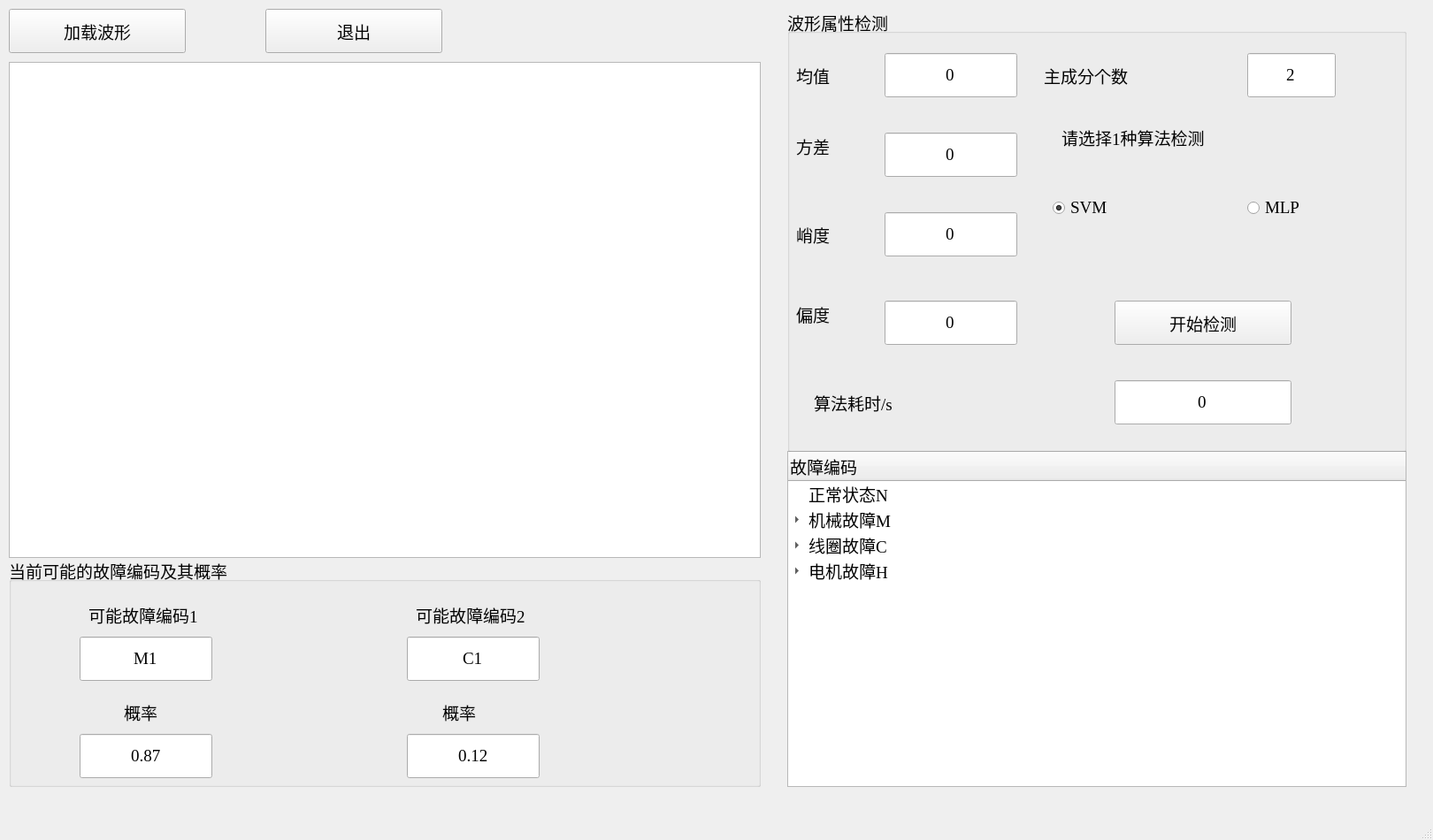
<?xml version="1.0" encoding="UTF-8"?>
<ui version="4.0">
 <class>QMyMCCB</class>
 <widget class="QMainWindow" name="QMyMCCB">
  <property name="geometry">
   <rect>
    <x>0</x>
    <y>0</y>
    <width>1620</width>
    <height>950</height>
   </rect>
  </property>
  <property name="minimumSize">
   <size>
    <width>1620</width>
    <height>950</height>
   </size>
  </property>
  <property name="font">
   <font>
    <family>Times New Roman</family>
    <pointsize>14</pointsize>
   </font>
  </property>
  <property name="windowTitle">
   <string>QMyMCCB</string>
  </property>
  <widget class="QWidget" name="centralwidget">
   <widget class="QPushButton" name="LoadData">
    <property name="geometry">
     <rect>
      <x>10</x>
      <y>10</y>
      <width>200</width>
      <height>50</height>
     </rect>
    </property>
    <property name="minimumSize">
     <size>
      <width>200</width>
      <height>30</height>
     </size>
    </property>
    <property name="text">
     <string>加载波形</string>
    </property>
   </widget>
   <widget class="QPushButton" name="Exit">
    <property name="geometry">
     <rect>
      <x>300</x>
      <y>10</y>
      <width>200</width>
      <height>50</height>
     </rect>
    </property>
    <property name="minimumSize">
     <size>
      <width>150</width>
      <height>30</height>
     </size>
    </property>
    <property name="text">
     <string>退出</string>
    </property>
   </widget>
   <widget class="QChartView" name="graphicsView">
    <property name="geometry">
     <rect>
      <x>10</x>
      <y>70</y>
      <width>850</width>
      <height>561</height>
     </rect>
    </property>
    <property name="minimumSize">
     <size>
      <width>850</width>
      <height>560</height>
     </size>
    </property>
   </widget>
   <widget class="QTreeWidget" name="treeWidget">
    <property name="geometry">
     <rect>
      <x>890</x>
      <y>510</y>
      <width>700</width>
      <height>380</height>
     </rect>
    </property>
    <property name="minimumSize">
     <size>
      <width>700</width>
      <height>380</height>
     </size>
    </property>
    <column>
     <property name="text">
      <string>故障编码</string>
     </property>
    </column>
    <item>
     <property name="text">
      <string>正常状态N</string>
     </property>
    </item>
    <item>
     <property name="text">
      <string>机械故障M</string>
     </property>
     <item>
      <property name="text">
       <string>M1铁芯卡涩</string>
      </property>
     </item>
     <item>
      <property name="text">
       <string>M2铁芯行程不足</string>
      </property>
     </item>
     <item>
      <property name="text">
       <string>M3顶杆阻力异常</string>
      </property>
     </item>
     <item>
      <property name="text">
       <string>M4合闸不同期</string>
      </property>
     </item>
     <item>
      <property name="text">
       <string>M5绝缘拉杆松动</string>
      </property>
     </item>
     <item>
      <property name="text">
       <string>M6分闸弹簧卡涩</string>
      </property>
     </item>
     <item>
      <property name="text">
       <string>M7虚假合闸</string>
      </property>
     </item>
     <item>
      <property name="text">
       <string>M8分闸不彻底</string>
      </property>
     </item>
     <item>
      <property name="text">
       <string>M9传动齿轮卡涩</string>
      </property>
     </item>
     <item>
      <property name="text">
       <string>M10触头超行程</string>
      </property>
     </item>
    </item>
    <item>
     <property name="text">
      <string>线圈故障C</string>
     </property>
     <item>
      <property name="text">
       <string>C1线圈过压</string>
      </property>
     </item>
     <item>
      <property name="text">
       <string>C2线圈欠压</string>
      </property>
     </item>
     <item>
      <property name="text">
       <string>C3线圈卡涩</string>
      </property>
     </item>
     <item>
      <property name="text">
       <string>C4线圈老化</string>
      </property>
     </item>
     <item>
      <property name="text">
       <string>C5线圈匝间短路</string>
      </property>
     </item>
     <item>
      <property name="text">
       <string>C6线圈断线</string>
      </property>
     </item>
    </item>
    <item>
     <property name="text">
      <string>电机故障H</string>
     </property>
     <item>
      <property name="text">
       <string>H1储能弹簧卡涩</string>
      </property>
     </item>
     <item>
      <property name="text">
       <string>H2摇动手柄故障</string>
      </property>
     </item>
     <item>
      <property name="text">
       <string>H3储能弹簧脱落</string>
      </property>
     </item>
     <item>
      <property name="text">
       <string>H4储能电源故障</string>
      </property>
     </item>
     <item>
      <property name="text">
       <string>H5储能电机老化</string>
      </property>
     </item>
     <item>
      <property name="text">
       <string>H6储能电机过载</string>
      </property>
     </item>
     <item>
      <property name="text">
       <string>H7储能开关故障</string>
      </property>
     </item>
     <item>
      <property name="text">
       <string>H8储能马达异常</string>
      </property>
     </item>
    </item>
   </widget>
   <widget class="QGroupBox" name="groupBox">
    <property name="geometry">
     <rect>
      <x>10</x>
      <y>630</y>
      <width>850</width>
      <height>260</height>
     </rect>
    </property>
    <property name="minimumSize">
     <size>
      <width>850</width>
      <height>260</height>
     </size>
    </property>
    <property name="title">
     <string>当前可能的故障编码及其概率</string>
    </property>
    <widget class="QLineEdit" name="code1">
     <property name="geometry">
      <rect>
       <x>80</x>
       <y>90</y>
       <width>150</width>
       <height>50</height>
      </rect>
     </property>
     <property name="minimumSize">
      <size>
       <width>150</width>
       <height>50</height>
      </size>
     </property>
     <property name="text">
      <string>M1</string>
     </property>
     <property name="alignment">
      <set>Qt::AlignCenter</set>
     </property>
    </widget>
    <widget class="QLabel" name="label_2">
     <property name="geometry">
      <rect>
       <x>90</x>
       <y>40</y>
       <width>150</width>
       <height>50</height>
      </rect>
     </property>
     <property name="minimumSize">
      <size>
       <width>150</width>
       <height>30</height>
      </size>
     </property>
     <property name="text">
      <string>可能故障编码1</string>
     </property>
    </widget>
    <widget class="QLabel" name="label_5">
     <property name="geometry">
      <rect>
       <x>490</x>
       <y>150</y>
       <width>150</width>
       <height>50</height>
      </rect>
     </property>
     <property name="minimumSize">
      <size>
       <width>150</width>
       <height>50</height>
      </size>
     </property>
     <property name="text">
      <string>概率</string>
     </property>
    </widget>
    <widget class="QLabel" name="label_4">
     <property name="geometry">
      <rect>
       <x>130</x>
       <y>150</y>
       <width>150</width>
       <height>50</height>
      </rect>
     </property>
     <property name="minimumSize">
      <size>
       <width>150</width>
       <height>50</height>
      </size>
     </property>
     <property name="text">
      <string>概率</string>
     </property>
    </widget>
    <widget class="QLineEdit" name="prob2">
     <property name="geometry">
      <rect>
       <x>450</x>
       <y>200</y>
       <width>150</width>
       <height>50</height>
      </rect>
     </property>
     <property name="minimumSize">
      <size>
       <width>150</width>
       <height>50</height>
      </size>
     </property>
     <property name="text">
      <string>0.12</string>
     </property>
     <property name="alignment">
      <set>Qt::AlignCenter</set>
     </property>
    </widget>
    <widget class="QLabel" name="label_3">
     <property name="geometry">
      <rect>
       <x>460</x>
       <y>40</y>
       <width>150</width>
       <height>50</height>
      </rect>
     </property>
     <property name="minimumSize">
      <size>
       <width>150</width>
       <height>30</height>
      </size>
     </property>
     <property name="text">
      <string>可能故障编码2</string>
     </property>
    </widget>
    <widget class="QLineEdit" name="prob1">
     <property name="geometry">
      <rect>
       <x>80</x>
       <y>200</y>
       <width>150</width>
       <height>50</height>
      </rect>
     </property>
     <property name="minimumSize">
      <size>
       <width>150</width>
       <height>50</height>
      </size>
     </property>
     <property name="text">
      <string>0.87</string>
     </property>
     <property name="alignment">
      <set>Qt::AlignCenter</set>
     </property>
    </widget>
    <widget class="QLineEdit" name="code2">
     <property name="geometry">
      <rect>
       <x>450</x>
       <y>90</y>
       <width>150</width>
       <height>50</height>
      </rect>
     </property>
     <property name="minimumSize">
      <size>
       <width>150</width>
       <height>50</height>
      </size>
     </property>
     <property name="text">
      <string>C1</string>
     </property>
     <property name="alignment">
      <set>Qt::AlignCenter</set>
     </property>
    </widget>
   </widget>
   <widget class="QGroupBox" name="groupBox_2">
    <property name="geometry">
     <rect>
      <x>890</x>
      <y>10</y>
      <width>700</width>
      <height>501</height>
     </rect>
    </property>
    <property name="minimumSize">
     <size>
      <width>550</width>
      <height>300</height>
     </size>
    </property>
    <property name="title">
     <string>波形属性检测</string>
    </property>
    <widget class="QPushButton" name="StartTest">
     <property name="geometry">
      <rect>
       <x>370</x>
       <y>330</y>
       <width>200</width>
       <height>50</height>
      </rect>
     </property>
     <property name="minimumSize">
      <size>
       <width>200</width>
       <height>50</height>
      </size>
     </property>
     <property name="text">
      <string>开始检测</string>
     </property>
    </widget>
    <widget class="QLineEdit" name="n_components">
     <property name="geometry">
      <rect>
       <x>520</x>
       <y>50</y>
       <width>100</width>
       <height>50</height>
      </rect>
     </property>
     <property name="minimumSize">
      <size>
       <width>60</width>
       <height>50</height>
      </size>
     </property>
     <property name="text">
      <string>2</string>
     </property>
     <property name="alignment">
      <set>Qt::AlignCenter</set>
     </property>
    </widget>
    <widget class="QRadioButton" name="SVM">
     <property name="geometry">
      <rect>
       <x>300</x>
       <y>200</y>
       <width>150</width>
       <height>50</height>
      </rect>
     </property>
     <property name="minimumSize">
      <size>
       <width>150</width>
       <height>50</height>
      </size>
     </property>
     <property name="text">
      <string>SVM</string>
     </property>
     <property name="checked">
      <bool>true</bool>
     </property>
    </widget>
    <widget class="QLabel" name="label_11">
     <property name="geometry">
      <rect>
       <x>310</x>
       <y>120</y>
       <width>330</width>
       <height>50</height>
      </rect>
     </property>
     <property name="minimumSize">
      <size>
       <width>330</width>
       <height>50</height>
      </size>
     </property>
     <property name="text">
      <string>请选择1种算法检测</string>
     </property>
    </widget>
    <widget class="QLineEdit" name="lineEdit_6">
     <property name="geometry">
      <rect>
       <x>110</x>
       <y>140</y>
       <width>150</width>
       <height>50</height>
      </rect>
     </property>
     <property name="minimumSize">
      <size>
       <width>150</width>
       <height>50</height>
      </size>
     </property>
     <property name="text">
      <string>0</string>
     </property>
     <property name="alignment">
      <set>Qt::AlignCenter</set>
     </property>
    </widget>
    <widget class="QRadioButton" name="MLP">
     <property name="geometry">
      <rect>
       <x>520</x>
       <y>200</y>
       <width>150</width>
       <height>50</height>
      </rect>
     </property>
     <property name="minimumSize">
      <size>
       <width>150</width>
       <height>50</height>
      </size>
     </property>
     <property name="text">
      <string>MLP</string>
     </property>
    </widget>
    <widget class="QLabel" name="RMSlabel">
     <property name="geometry">
      <rect>
       <x>10</x>
       <y>130</y>
       <width>80</width>
       <height>50</height>
      </rect>
     </property>
     <property name="minimumSize">
      <size>
       <width>80</width>
       <height>50</height>
      </size>
     </property>
     <property name="text">
      <string>方差</string>
     </property>
    </widget>
    <widget class="QLineEdit" name="qiaodu">
     <property name="geometry">
      <rect>
       <x>110</x>
       <y>230</y>
       <width>150</width>
       <height>50</height>
      </rect>
     </property>
     <property name="minimumSize">
      <size>
       <width>150</width>
       <height>50</height>
      </size>
     </property>
     <property name="text">
      <string>0</string>
     </property>
     <property name="alignment">
      <set>Qt::AlignCenter</set>
     </property>
    </widget>
    <widget class="QLabel" name="qiaodulabel">
     <property name="geometry">
      <rect>
       <x>10</x>
       <y>230</y>
       <width>80</width>
       <height>50</height>
      </rect>
     </property>
     <property name="minimumSize">
      <size>
       <width>80</width>
       <height>50</height>
      </size>
     </property>
     <property name="text">
      <string>峭度</string>
     </property>
    </widget>
    <widget class="QLabel" name="piandulabel">
     <property name="geometry">
      <rect>
       <x>10</x>
       <y>320</y>
       <width>80</width>
       <height>50</height>
      </rect>
     </property>
     <property name="minimumSize">
      <size>
       <width>80</width>
       <height>50</height>
      </size>
     </property>
     <property name="text">
      <string>偏度</string>
     </property>
    </widget>
    <widget class="QLineEdit" name="AVA">
     <property name="geometry">
      <rect>
       <x>110</x>
       <y>50</y>
       <width>150</width>
       <height>50</height>
      </rect>
     </property>
     <property name="minimumSize">
      <size>
       <width>150</width>
       <height>50</height>
      </size>
     </property>
     <property name="text">
      <string>0</string>
     </property>
     <property name="alignment">
      <set>Qt::AlignCenter</set>
     </property>
    </widget>
    <widget class="QLineEdit" name="piandu">
     <property name="geometry">
      <rect>
       <x>110</x>
       <y>330</y>
       <width>150</width>
       <height>50</height>
      </rect>
     </property>
     <property name="minimumSize">
      <size>
       <width>150</width>
       <height>50</height>
      </size>
     </property>
     <property name="text">
      <string>0</string>
     </property>
     <property name="alignment">
      <set>Qt::AlignCenter</set>
     </property>
    </widget>
    <widget class="QLabel" name="AVAlabel">
     <property name="geometry">
      <rect>
       <x>10</x>
       <y>50</y>
       <width>80</width>
       <height>50</height>
      </rect>
     </property>
     <property name="minimumSize">
      <size>
       <width>80</width>
       <height>50</height>
      </size>
     </property>
     <property name="text">
      <string>均值</string>
     </property>
    </widget>
    <widget class="QLabel" name="n_conponents_label">
     <property name="geometry">
      <rect>
       <x>290</x>
       <y>50</y>
       <width>200</width>
       <height>50</height>
      </rect>
     </property>
     <property name="minimumSize">
      <size>
       <width>150</width>
       <height>50</height>
      </size>
     </property>
     <property name="text">
      <string>主成分个数</string>
     </property>
    </widget>
    <widget class="QLabel" name="piandulabel_2">
     <property name="geometry">
      <rect>
       <x>30</x>
       <y>420</y>
       <width>330</width>
       <height>50</height>
      </rect>
     </property>
     <property name="minimumSize">
      <size>
       <width>80</width>
       <height>50</height>
      </size>
     </property>
     <property name="text">
      <string>算法耗时/s</string>
     </property>
    </widget>
    <widget class="QLineEdit" name="consumetime">
     <property name="geometry">
      <rect>
       <x>370</x>
       <y>420</y>
       <width>200</width>
       <height>50</height>
      </rect>
     </property>
     <property name="minimumSize">
      <size>
       <width>200</width>
       <height>50</height>
      </size>
     </property>
     <property name="text">
      <string>0</string>
     </property>
     <property name="alignment">
      <set>Qt::AlignCenter</set>
     </property>
    </widget>
   </widget>
  </widget>
  <widget class="QMenuBar" name="menubar">
   <property name="geometry">
    <rect>
     <x>0</x>
     <y>0</y>
     <width>1620</width>
     <height>27</height>
    </rect>
   </property>
  </widget>
  <widget class="QStatusBar" name="statusbar"/>
 </widget>
 <customwidgets>
  <customwidget>
   <class>QChartView</class>
   <extends>QGraphicsView</extends>
   <header location="global">QChartView.h</header>
  </customwidget>
 </customwidgets>
 <resources/>
 <connections>
  <connection>
   <sender>Exit</sender>
   <signal>clicked()</signal>
   <receiver>QMyMCCB</receiver>
   <slot>close()</slot>
   <hints>
    <hint type="sourcelabel">
     <x>399</x>
     <y>61</y>
    </hint>
    <hint type="destinationlabel">
     <x>699</x>
     <y>499</y>
    </hint>
   </hints>
  </connection>
 </connections>
</ui>
